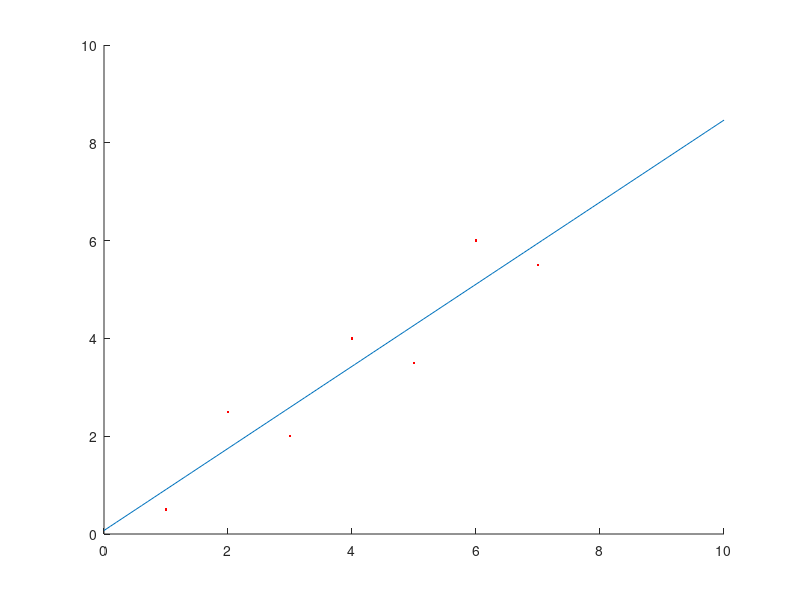

Source code (MATLAB):
# Questao 3
hold all
x = [1; 2; 3; 4; 5; 6; 7];
y = [0.5; 2.5; 2; 4; 3.5; 6; 5.5];
f = @(x) 0.071429 + 0.8393 * x;

plot(x(1),y(1),'r','linewidth',4);
plot(x(2),y(2),'r','linewidth',4);
plot(x(3),y(3),'r','linewidth',4);
plot(x(4),y(4),'r','linewidth',4);
plot(x(5),y(5),'r','linewidth',4);
plot(x(6),y(6),'r','linewidth',4);
plot(x(7),y(7),'r','linewidth',4);

axis([0 10]);
x = linspace(0, 10);
plot(x,f(x));
hold off
